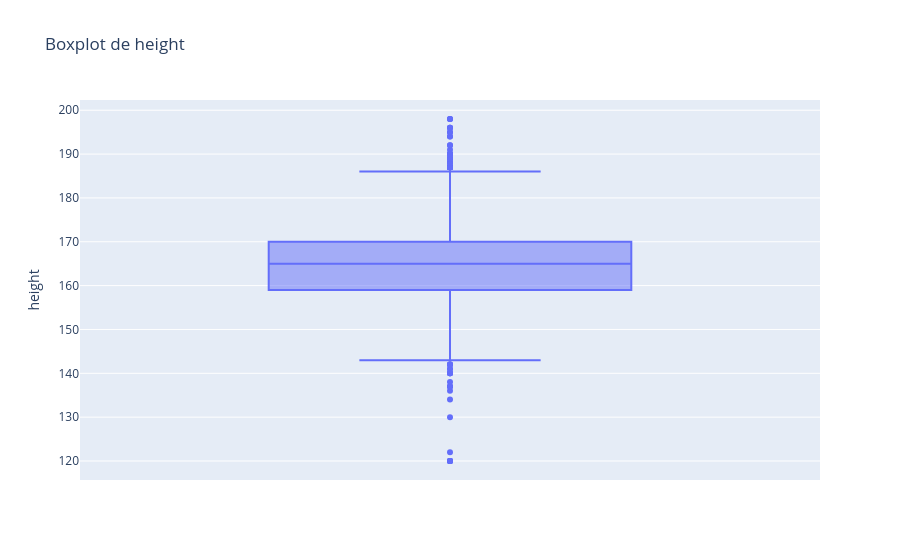

Notebook cell for this chart:
### Code cell
fig = px.box(base, y='height', title='Boxplot de height')
fig.show()

### Figure 1 — Plotly figure (JSON) as saved in the notebook; plotly's stock layout.template omitted (floating-point values rounded to 4 significant figures; data arrays with more than 128 entries replaced by an {"elided": "..."} marker saying what was removed)
{"data": [{"alignmentgroup": "True", "hovertemplate": "height=%{y}<extra></extra>", "legendgroup": "", "marker": {"color": "#636efa"}, "name": "", "notched": false, "offsetgroup": "", "orientation": "v", "showlegend": false, "type": "box", "x0": " ", "xaxis": "x", "y": {"elided": "9993 int values"}, "y0": " ", "yaxis": "y"}], "layout": {"boxmode": "group", "legend": {"tracegroupgap": 0}, "title": {"text": "Boxplot de height"}, "xaxis": {"anchor": "y", "domain": [0, 1]}, "yaxis": {"anchor": "x", "domain": [0, 1], "title": {"text": "height"}}}}
